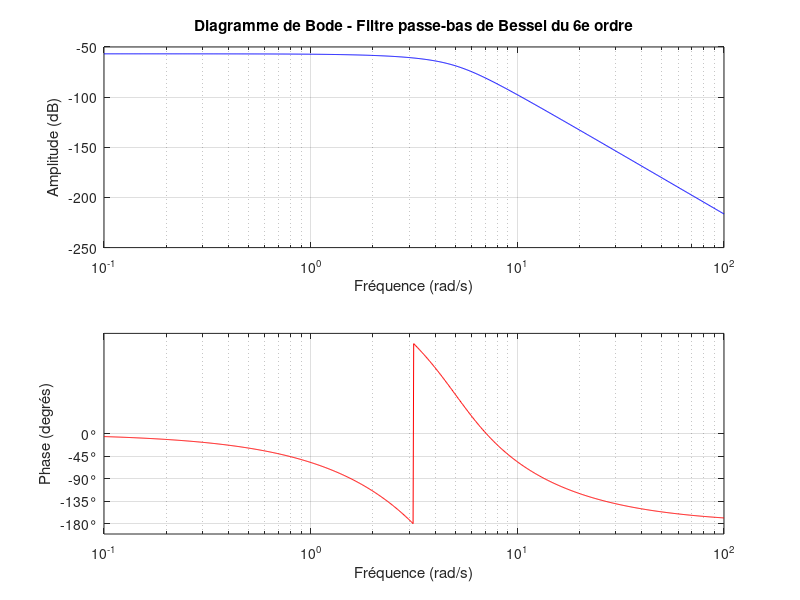

MATLAB code to generate this figure:
% Coefficients de la fonction de transfert
num = 15;
den = [1, 21, 210, 1260, 4725, 10395, 10395];

% Plage de fréquences pour le tracé (en échelle logarithmique)
frequencies = logspace(-1, 2, 1000); % De 0.1 à 100 rad/s

% Initialisation des tableaux pour stocker les réponses en fréquence
magnitude = zeros(size(frequencies));
phase = zeros(size(frequencies));

% Calcul des réponses en fréquence (amplitude et phase)
for i = 1:length(frequencies)
    omega = frequencies(i);
    s = 1j * omega;
    
    % Calcul de la réponse en fréquence à la fréquence donnée
    H = polyval(num, s) / polyval(den, s);
    
    % Stockage de l'amplitude et de la phase
    magnitude(i) = abs(H);
    phase(i) = angle(H);
end

% Conversion des phases en degrés
phase_deg = rad2deg(phase);

% Tracé du diagramme de Bode (amplitude)
subplot(2, 1, 1);
semilogx(frequencies, 20*log10(magnitude), 'b');
grid on;
title('Diagramme de Bode - Filtre passe-bas de Bessel du 6e ordre');
ylabel('Amplitude (dB)');
xlabel('Fréquence (rad/s)');

% Tracé du diagramme de Bode (phase)
subplot(2, 1, 2);
semilogx(frequencies, phase_deg, 'r');
grid on;
ylabel('Phase (degrés)');
xlabel('Fréquence (rad/s)');

% Ajustement des étiquettes pour la phase
yticks(-180:45:0);
yticklabels({'-180°', '-135°', '-90°', '-45°', '0°'});
